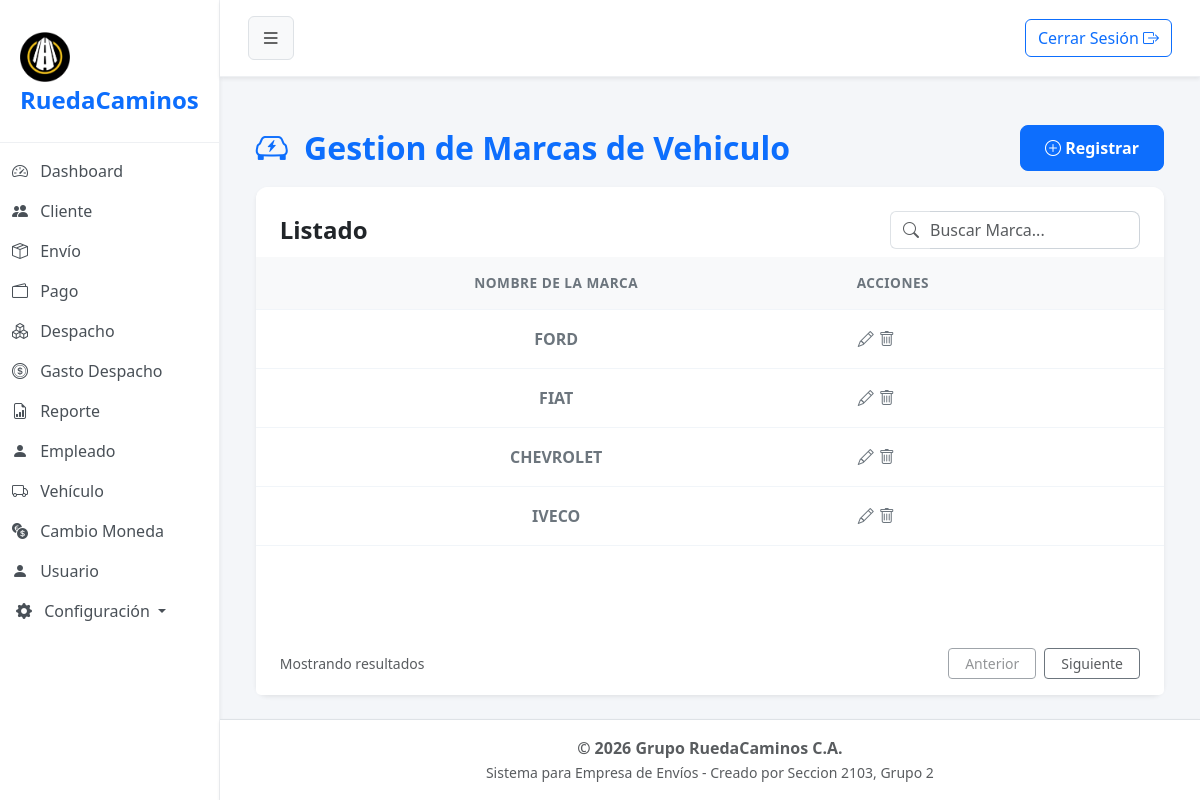
The app's page /?url=marca (signed in) with its own data.
### tables this page shows
CREATE TABLE `marca` (
  `cod_marca` int(1) NOT NULL,
  `nombre` varchar(15) NOT NULL,
  `estado` tinyint(1) NOT NULL
);

### app/controller/marcaController.php (called while the page is built, shortened)
<?php
$marca = new Marca();
$registros = $marca->obt_RegistrosMarca();
include 'app/view/layout/header.php';
include 'app/view/marca/marcaView.php';
include 'app/view/layout/footer.php';

### index.php (called while the page is built, shortened)
<?php
    $frontController = new FrontController();
?>

### app/config/Conexion.php (called while the page is built, shortened)
<?php
abstract class Conexion
{
    public $host = "localhost";
    public $namedb = "grupo_ruedacaminos";
    public $userdb = "root";
    public $passwd = "";
    public function __construct()
    {
        $this->conexion = $this->getConnection();
    }
    public function getConnection(): PDO
    {
        try {
            $dsn = "mysql:host=" . $this->host . ";dbname=" . $this->namedb . ";charset=utf8";
            $conexion = new PDO($dsn, $this->userdb, $this->passwd);
            $conexion->setAttribute(PDO::ATTR_ERRMODE, PDO::ERRMODE_EXCEPTION);
        } catch (PDOException $error) {
            die('No se pudo conectar a la base de datos, error:' . $error->getMessage());
        }
        return $conexion;
    }
}

### app/model/Marca.php (called while the page is built, shortened)
<?php
class Marca extends Conexion
{
    public function obt_RegistrosMarca()
    {
        try {
            $sentencia = "SELECT * FROM marca WHERE estado = 1";
            $consulta = $this->conexion->prepare($sentencia);
            $consulta->execute();
            return $consulta->fetchAll(\PDO::FETCH_ASSOC);
        } catch (\PDOException $e) {
            echo "Error al obtener los registros de unidad de medida: " . $e->getMessage();
            return [];
        }
    }
}

### app/view/marca/componentes/tabla.php (the view)
<div class="card-body p-0">
    <div class="table-responsive">
        <table class="table table-hover align-middle mb-0">
            <thead class="table-light table-header-custom">
                <tr>
                    <th class="ps-4 text-center">NOMBRE DE LA MARCA</th>
                    <th class="text-start pe-4">ACCIONES</th>
                </tr>
            </thead>
            <tbody>
                <?php foreach ($registros as $dato): ?>
                <tr>
                    <td class="ps-4 text-center fw-bold text-secondary"><?= $dato['nombre'] ?></td>
                    <td class="text-start pe-4">
                            <button type="button" class="btn btn-link text-secondary p-0 m-0 align-baseline" title="Actualizar" data-bs-toggle="modal" data-bs-target="#modalMarca"
                                datos-cod-marca="<?= $dato['cod_marca'] ?>"
                                datos-nombre="<?= $dato['nombre'] ?>"
                                datos-estado="<?= $dato['estado'] ?>"
                                >
                                <i class="bi bi-pencil"></i>
                            </button>
                        <a href="#" class="text-secondary btn-eliminar"
                                datos-cod-marca="<?= $dato['cod_marca'] ?>" >
                                <i class="bi bi-trash"></i>
                        </a>
                    </td>
                </tr>
                <?php endforeach; ?>
                </tbody>
        </table>
    </div>
</div>

### assets/css/styles.css (style rules this page uses)
body { background-color: #f4f6f9; font-family: "Segoe UI", Tahoma, Geneva, Verdana, sans-serif; overflow-x: hidden; }
.table> :not(caption)>*>* { padding: 1rem 0.75rem; border-bottom-color: #f1f5f9; }
.table-header-custom th { color: #6c757d; font-weight: 600; font-size: 0.85rem; letter-spacing: 0.5px; }

### records on screen
marca: nombre "FORD"
marca: nombre "FIAT"
marca: nombre "CHEVROLET"
marca: nombre "IVECO"
